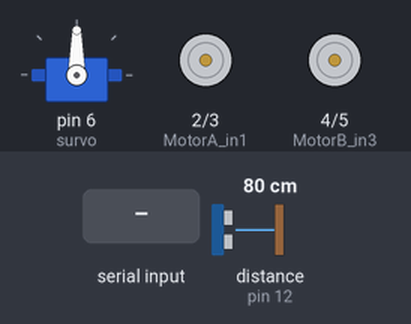
The sketch below on a simulated Arduino Uno, built with avr-gcc and run on an emulated ATmega328P. Shown: servo, motor-driver pin pairs drawn as motors (green arrow = first pin HIGH = forward, orange = second pin HIGH = backward, longer = more drive, scaled by the enable pin). Wiring (inferred from the names in the program): ultrasonic range finder: trigger pin 13; echo pin 12. The inputs (shaded band) are chosen by the test bench; at power-on: distance to the obstacle (sensor on pin 12) 80 cm. The echo pulse lasts 58.3 µs per cm; what the sketch prints to the serial monitor is not drawn.

Above: at 1.2 s.
1.3 s: "B" received over Serial
At 2.0 s:
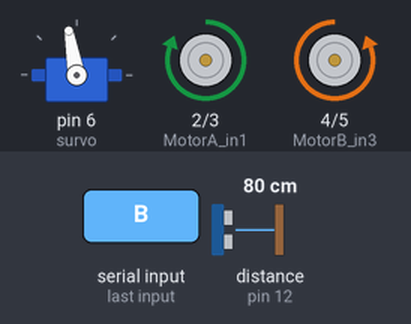
2.8 s: "L" received over Serial
At 3.1 s:
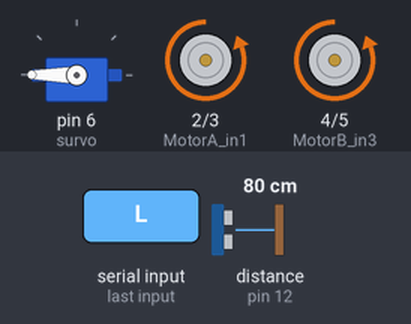
4.3 s: "F" received over Serial
At 5.4 s:
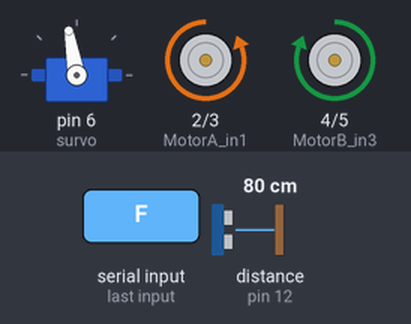
5.8 s: "R" received over Serial
At 6.4 s:
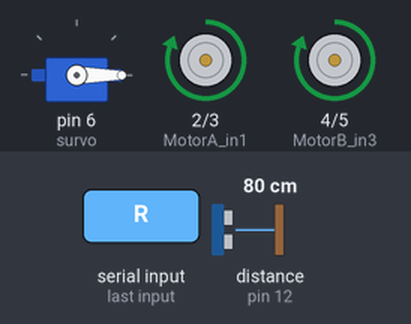
7.3 s: "S" received over Serial
At 8.7 s:
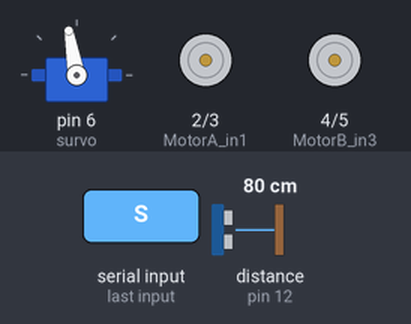
Timing chart, 0 to 10.3 s (numbered marks = the images above; inputs shaded):
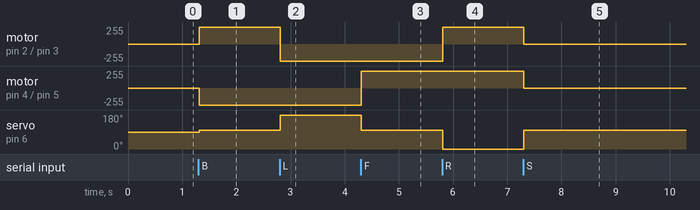

Measured:
- after the input at 1.3 s, motor on pin 2 (MotorA_in1) / pin 3 (MotorA_in2): stopped → forward 255/255 at once; motor on pin 4 (MotorB_in3) / pin 5 (MotorB_in4): stopped → backward 255/255 at once; servo on pin 6 (survo): 90° → 100° at once
- after the input at 2.8 s, motor on pin 2 (MotorA_in1) / pin 3 (MotorA_in2): forward 255/255 → backward 255/255 at once; servo on pin 6 (survo): 100° → 180° at once
- after the input at 4.3 s, motor on pin 4 (MotorB_in3) / pin 5 (MotorB_in4): backward 255/255 → forward 255/255 at once; servo on pin 6 (survo): 180° → 100° at once
- after the input at 5.8 s, motor on pin 2 (MotorA_in1) / pin 3 (MotorA_in2): backward 255/255 → forward 255/255 at once; servo on pin 6 (survo): 100° → 0° at once
- after the input at 7.3 s, motor on pin 2 (MotorA_in1) / pin 3 (MotorA_in2), motor on pin 4 (MotorB_in3) / pin 5 (MotorB_in4): forward 255/255 → stopped at once; servo on pin 6 (survo): 0° → 100° at once

The sketch:

project_1_completed.ino
```cpp
#include<Servo.h>
Servo survo;
           //book 11 ,12,7,2,4,9,10,3,5 0,1
                     //  ,8,13     ,A0,A1,A2,A3,A4,A5


int ahead=100;
int left=250;
int right=0;
int trig = 13;    // sonar sensor
int echo = 12;
float distance=25;
float duration;


int MotorA_in1 =2;   //motor driver pin     motor A right side
int MotorA_in2 =3;
int MotorB_in3 =4;     // motor B left side
int MotorB_in4 =5;
int MotorA_PWM =9;
int MotorB_PWM =10;

char sms;
int spd= 255;

void setup() {
  Serial.begin(9600);
  survo.attach(6);
       pinMode(trig, OUTPUT);  //ultrasonic sensor
       pinMode(echo, INPUT);

  pinMode(MotorA_in1, OUTPUT);
  pinMode(MotorA_in2, OUTPUT);
  pinMode(MotorB_in3, OUTPUT);
  pinMode(MotorB_in4, OUTPUT);
  pinMode(MotorA_PWM, OUTPUT);
  pinMode(MotorB_PWM, OUTPUT);
}

void loop() {
             // default things
        analogWrite(MotorA_PWM, spd);   //used PWM
        analogWrite(MotorB_PWM, spd);

        //ultrasonic sensor
         sonar();


                        // iF you use Andriod Phone

   if(Serial.available()) {
   sms = Serial.read();
   survo.write(ahead);
            if(distance <25 && distance!=0) {

            self();
            delay(200);
         }


      if(sms == 'B') {

    RobotBackward();
   }
   if(sms == 'F' && distance>25) {
    RobotForward();
   }
   if(sms == 'R' && distance>25) {
     survo.write(right);
    RobotRight();
   }
   if(sms == 'L' && distance>25) {
     survo.write(left);
    RobotLeft();
   }
      if(sms == 'S' && distance>25) {
    RobotStop();
   }


}
}

// robot movement function
void RobotForward() {

  digitalWrite(MotorA_in1, LOW);  //clockwiwse
  digitalWrite(MotorA_in2, HIGH);
  digitalWrite(MotorB_in3, HIGH);
  digitalWrite(MotorB_in4, LOW);

}

void RobotStop() {

  digitalWrite(MotorA_in1, LOW);
  digitalWrite(MotorA_in2, LOW);
  digitalWrite(MotorB_in3, LOW);
  digitalWrite(MotorB_in4, LOW);

}

void RobotBackward() {

  digitalWrite(MotorA_in1, HIGH);
  digitalWrite(MotorA_in2, LOW);
  digitalWrite(MotorB_in3, LOW);
  digitalWrite(MotorB_in4, HIGH);

}


void RobotRight() {

    digitalWrite(MotorA_in1, HIGH);
  digitalWrite(MotorA_in2, LOW);
  digitalWrite(MotorB_in3, HIGH);
  digitalWrite(MotorB_in4, LOW);

}

void RobotLeft() {

    digitalWrite(MotorA_in1, LOW);
  digitalWrite(MotorA_in2, HIGH);
  digitalWrite(MotorB_in3, LOW);
  digitalWrite(MotorB_in4, HIGH);
}

void sonar() {
            digitalWrite(trig, LOW);
        delay(2);
        digitalWrite(trig, HIGH);
        delayMicroseconds(10);
        digitalWrite(trig,LOW);
        duration =pulseIn(echo, HIGH);
        distance=(duration*0.0332)/2;  // calculated in cm
        Serial.print("distance is=");
        Serial.print(distance);
        Serial.print("cm\n");
}


void self() {
  RobotBackward();

}
```
